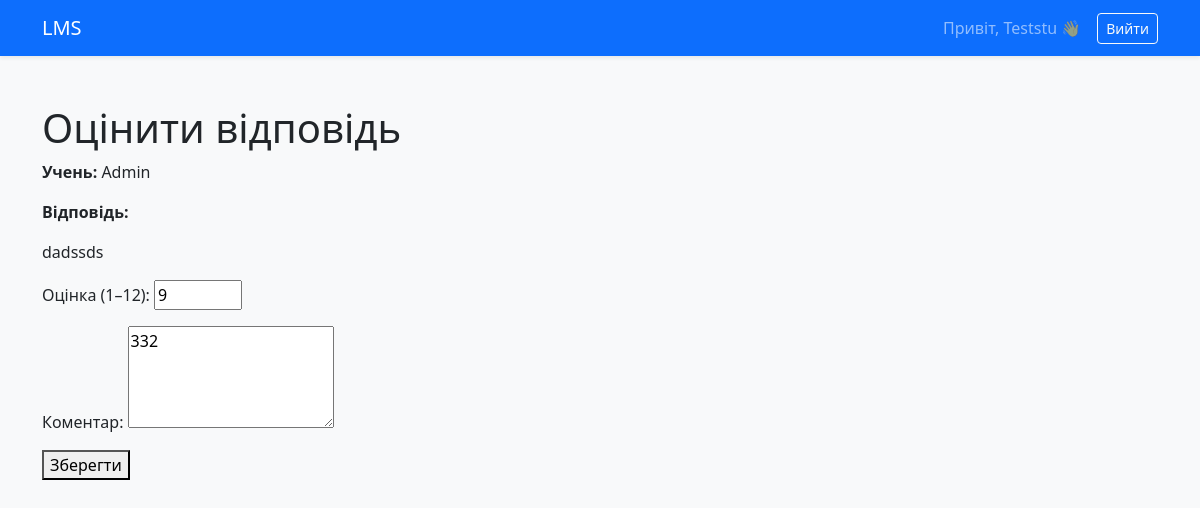
/submission/6/grade/ (signed in), run on the app's committed database.
### lms/models.py (models this page shows)
class Submission(models.Model):
    assignment = models.ForeignKey(Assignment, on_delete=models.CASCADE)
    student = models.ForeignKey(User, on_delete=models.CASCADE)
    answer = models.TextField()
    submitted_at = models.DateTimeField(auto_now_add=True)
    class Meta:
        unique_together = ('assignment', 'student')

class Grade(models.Model):
    submission = models.OneToOneField(Submission, on_delete=models.CASCADE)
    score = models.IntegerField()
    feedback = models.TextField(blank=True)

### lms/views.py (the view, shortened to what this page needs)
@teacher_required
def grade_submission(request, submission_id):
    submission = get_object_or_404(Submission, id=submission_id)
    grade = Grade.objects.filter(submission=submission).first()
    context = {
        "submission": submission,
        "grade": grade
    }
    return render(request, "lms/grade_submission.html", context)

### lms/views.py (called while the page is built)
def teacher_required(view_func):
    @wraps(view_func)
    def _wrapped_view(request, *args, **kwargs):
        if request.user.is_authenticated:
            if not hasattr(request.user, 'profile'):
                Profile.objects.create(user=request.user, role='student')
            if request.user.profile.role in ['teacher', 'admin'] or request.user.is_superuser:
                return view_func(request, *args, **kwargs)
        return HttpResponseForbidden("Доступ заборонено: потрібен викладач")
    return _wrapped_view

### lms/templates/lms/grade_submission.html (shortened to what this page needs)
{% extends "base.html" %}
{% block content %}
<h1>Оцінити відповідь</h1>
<p><strong>Учень:</strong> {{ submission.student.username }}</p>
<p><strong>Відповідь:</strong></p>
<p>{{ submission.answer }}</p>
<form method="post">
  <p>
    Оцінка (1–12):
    <input type="number" name="score" min="1" max="12" required
           {% if submission.grade %}value="{{ submission.grade.score }}"{% endif %}>
  </p>
  <p>
    Коментар:
    <textarea name="feedback" rows="4">{% if submission.grade %}{{ submission.grade.feedback }}{% endif %}</textarea>
  </p>
  <button type="submit">Зберегти</button>
</form>
{% endblock %}

### lms/templates/base.html (shortened to what this page needs)
<!DOCTYPE html>
<html lang="uk">
<head>
    <link href="https://cdn.jsdelivr.net/npm/bootstrap@5.3.2/dist/css/bootstrap.min.css" rel="stylesheet">
</head>
<body class="bg-light">
<nav class="navbar navbar-expand-lg navbar-dark bg-primary shadow-sm">
    <div class="container">
        <a class="navbar-brand" href="{% url 'home' %}">LMS</a>
        <div class="collapse navbar-collapse justify-content-end">
            {% if user.is_authenticated %}
                <span class="navbar-text me-3">
                    Привіт, {{ user.username }} 👋
                </span>
                <form method="post" action="{% url 'logout' %}">
                    <button class="btn btn-outline-light btn-sm">
                        Вийти
                    </button>
                </form>
            {% else %}
                <a href="{% url 'login' %}" class="btn btn-light btn-sm me-2">Увійти</a>
                <a href="{% url 'register' %}" class="btn btn-warning btn-sm">Реєстрація</a>
            {% endif %}
        </div>
    </div>
</nav>
<div class="container mt-5">
    {% block content %}
    {% endblock %}
</div>
</body>
</html>

### data on the page
Submission: student.username "Admin", answer "dadssds", score "9", feedback "332"

### other printed values
{{ user.username }} "Teststu"
